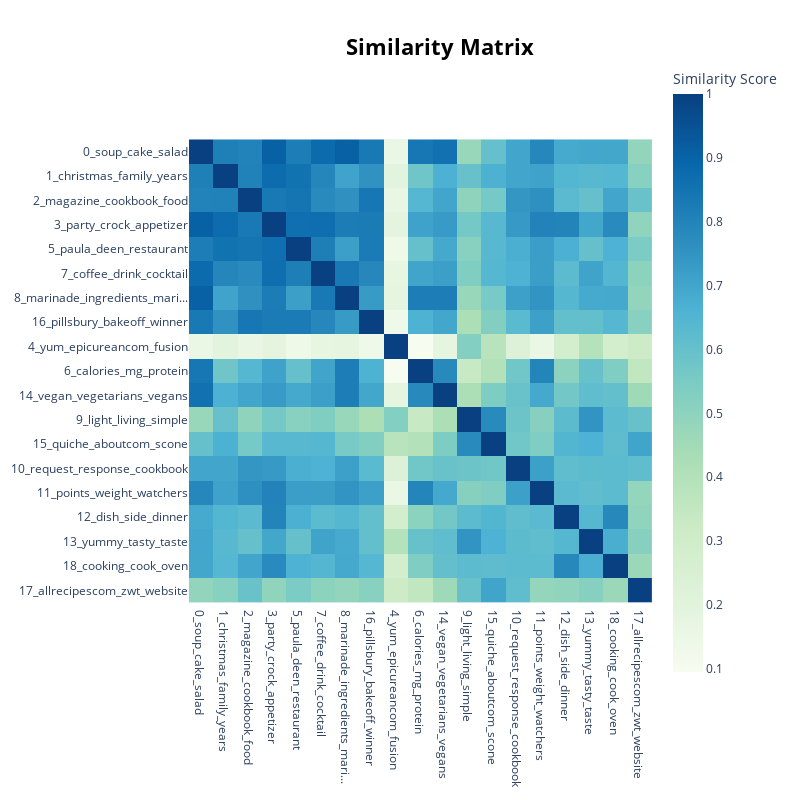

Source (notebook cell):
### Code cell
topic_model.visualize_heatmap(n_clusters=7)

### Figure 1 — Plotly figure (JSON) as saved in the notebook; plotly's stock layout.template omitted (floating-point values rounded to 4 significant figures; data arrays with more than 128 entries replaced by an {"elided": "..."} marker saying what was removed)
{"data": [{"coloraxis": "coloraxis", "hovertemplate": "x: %{x}<br>y: %{y}<br>Similarity Score: %{z}<extra></extra>", "name": "0", "type": "heatmap", "x": ["0_soup_cake_salad", "1_christmas_family_years", "2_magazine_cookbook_food", "3_party_crock_appetizer", "5_paula_deen_restaurant", "7_coffee_drink_cocktail", "8_marinade_ingredients_mari...", "16_pillsbury_bakeoff_winner", "4_yum_epicureancom_fusion", "6_calories_mg_protein", "14_vegan_vegetarians_vegans", "9_light_living_simple", "15_quiche_aboutcom_scone", "10_request_response_cookbook", "11_points_weight_watchers", "12_dish_side_dinner", "13_yummy_tasty_taste", "18_cooking_cook_oven", "17_allrecipescom_zwt_website"], "xaxis": "x", "y": ["0_soup_cake_salad", "1_christmas_family_years", "2_magazine_cookbook_food", "3_party_crock_appetizer", "5_paula_deen_restaurant", "7_coffee_drink_cocktail", "8_marinade_ingredients_mari...", "16_pillsbury_bakeoff_winner", "4_yum_epicureancom_fusion", "6_calories_mg_protein", "14_vegan_vegetarians_vegans", "9_light_living_simple", "15_quiche_aboutcom_scone", "10_request_response_cookbook", "11_points_weight_watchers", "12_dish_side_dinner", "13_yummy_tasty_taste", "18_cooking_cook_oven", "17_allrecipescom_zwt_website"], "yaxis": "y", "z": {"elided": "19x19 float values"}}], "layout": {"coloraxis": {"colorbar": {"title": {"text": "Similarity Score"}}, "colorscale": [[0, "rgb(247,252,240)"], [0.125, "rgb(224,243,219)"], [0.25, "rgb(204,235,197)"], [0.375, "rgb(168,221,181)"], [0.5, "rgb(123,204,196)"], [0.625, "rgb(78,179,211)"], [0.75, "rgb(43,140,190)"], [0.875, "rgb(8,104,172)"], [1, "rgb(8,64,129)"]]}, "height": 800, "hoverlabel": {"bgcolor": "white", "font": {"family": "Rockwell", "size": 16}}, "legend": {"title": {"text": "Trend"}}, "margin": {"t": 60}, "showlegend": true, "title": {"font": {"color": "Black", "size": 22}, "text": "<b>Similarity Matrix</b>", "x": 0.55, "xanchor": "center", "y": 0.95, "yanchor": "top"}, "width": 800, "xaxis": {"anchor": "y", "constrain": "domain", "domain": [0, 1], "scaleanchor": "y"}, "yaxis": {"anchor": "x", "autorange": "reversed", "constrain": "domain", "domain": [0, 1]}}}
